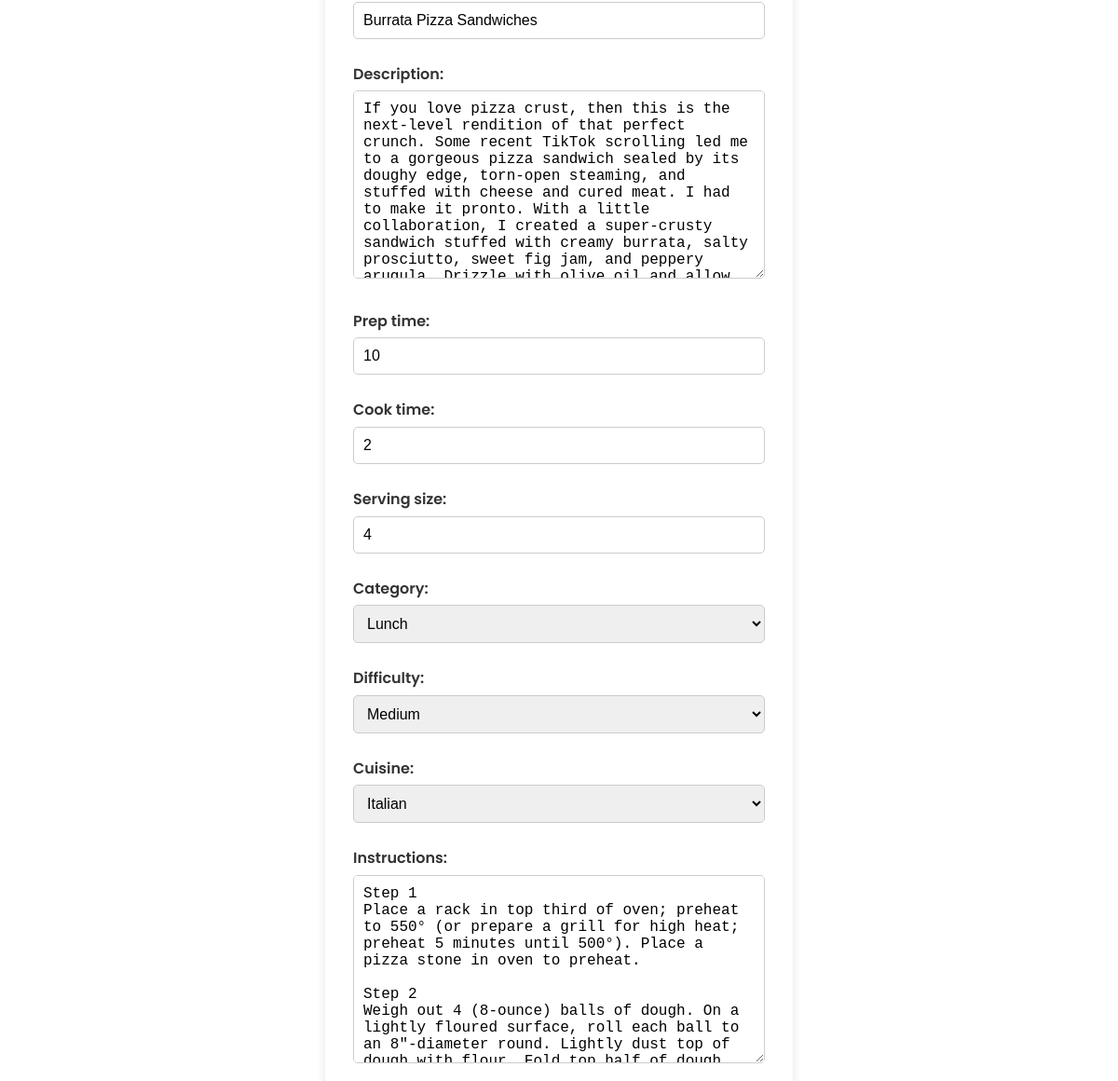
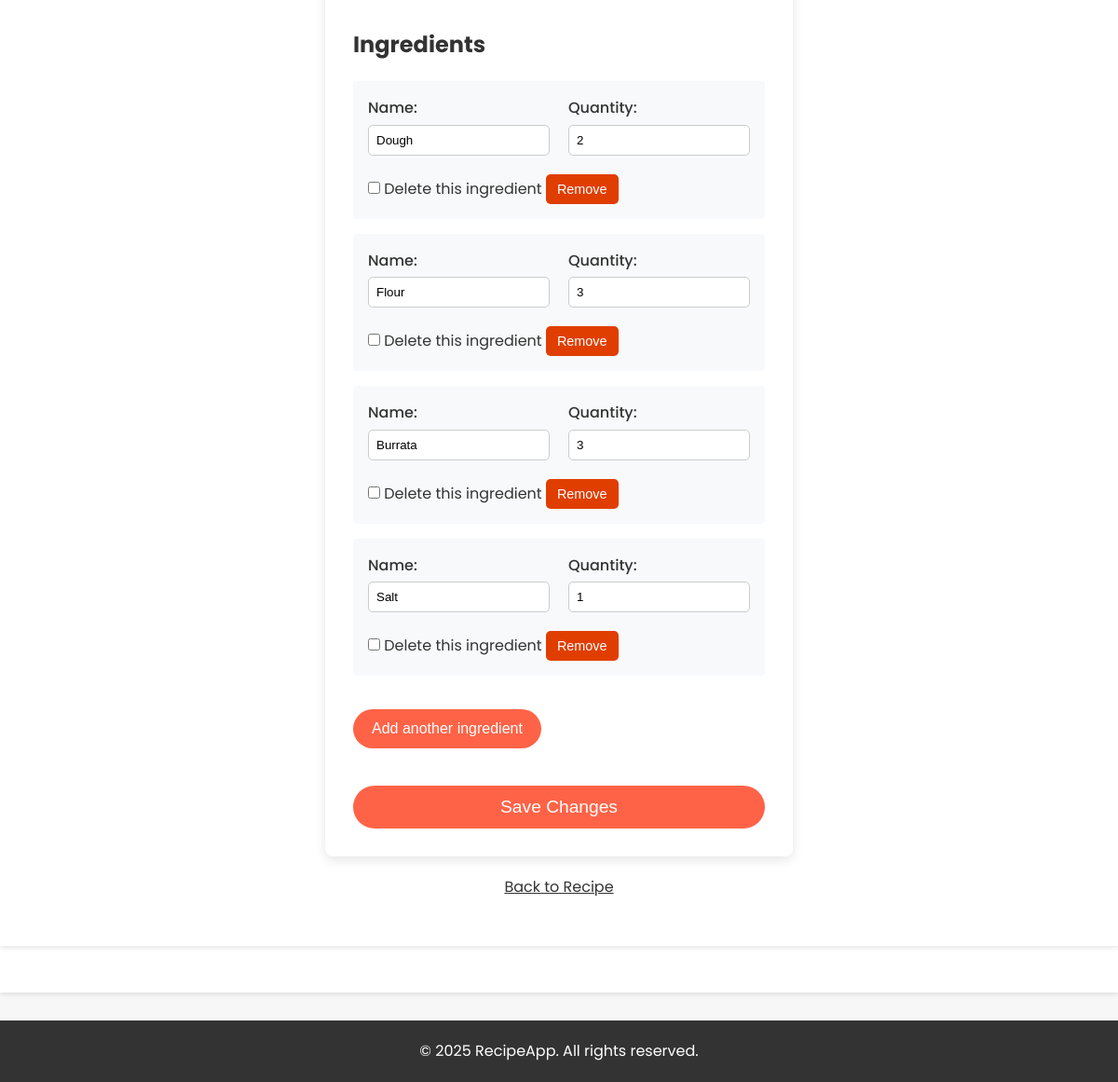
/recipes/11/edit/ (signed in, lower part), run on an earlier commit of the app's database (2 pictures, top to bottom).
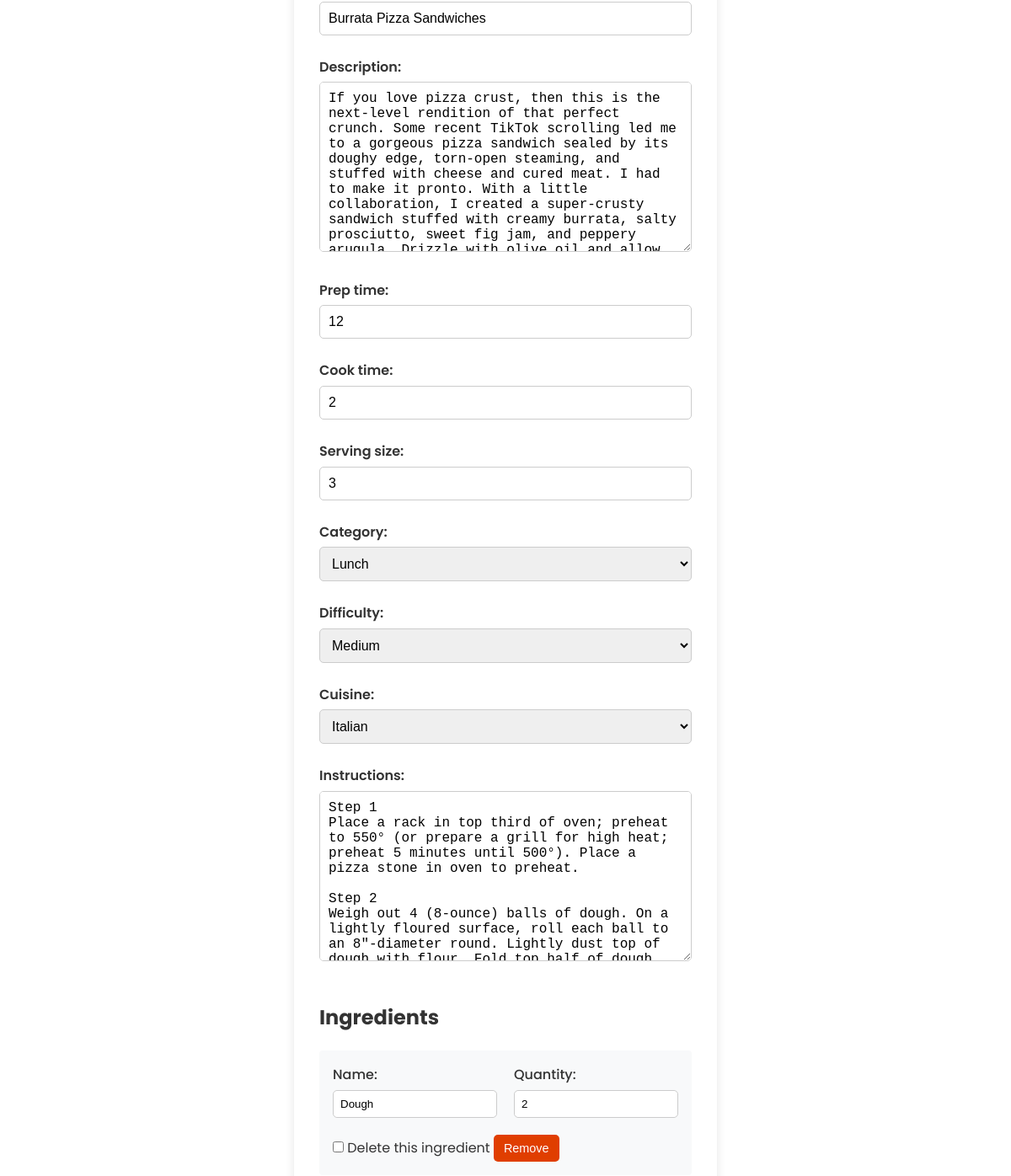
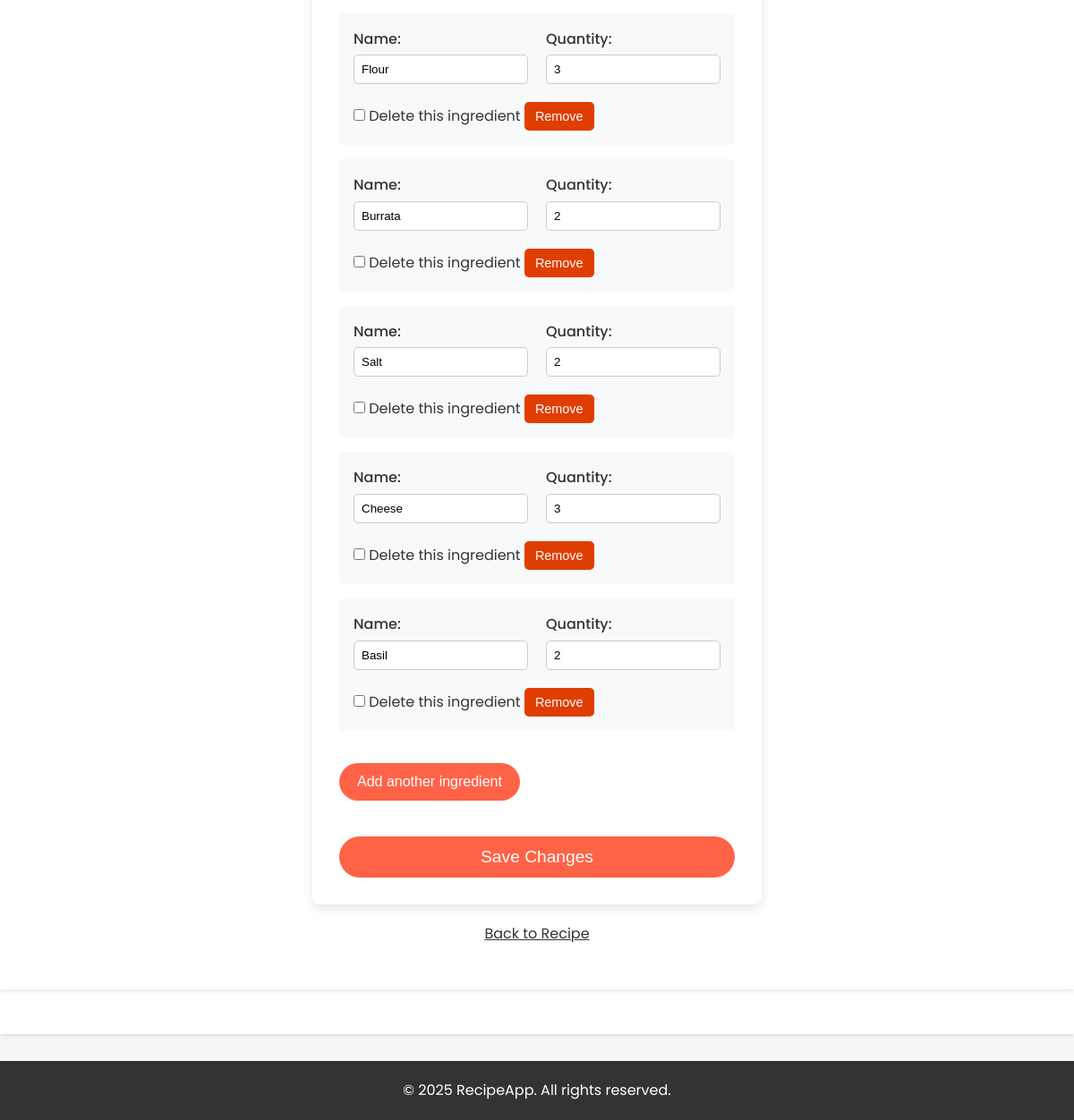
And on a later commit of the database (2 pictures, top to bottom).
### recipes/models.py (models this page shows, shortened)
class Recipe(models.Model):
    name = models.CharField(max_length=255)
    description = models.TextField()
    prep_time = models.IntegerField()
    cook_time = models.IntegerField()
    serving_size = models.IntegerField()
    category = models.CharField(max_length=20, choices=CATEGORY_CHOICES)
    difficulty = models.CharField(max_length=20, choices=DIFFICULTY_CHOICES)
    cuisine = models.CharField(max_length=20, choices=CUISINE_CHOICES)
    image_url = models.URLField(blank=True)
    instructions = models.TextField()
    created_by = models.ForeignKey(settings.AUTH_USER_MODEL, on_delete=models.CASCADE)
    created_at = models.DateTimeField(auto_now_add=True)

### recipes/views.py (the view)
# urls.py: path('<int:recipe_id>/edit/', views.edit_recipe, name='edit_recipe'),
@login_required
def edit_recipe(request, recipe_id):
    recipe = get_object_or_404(Recipe, id=recipe_id, created_by=request.user)
    if request.method == 'POST':
        form = RecipeForm(request.POST, request.FILES, instance=recipe)
        ingredient_forms = IngredientFormSet(request.POST, instance=recipe, prefix='ingredient_set')
        if form.is_valid():
            recipe = form.save(commit=False)
            recipe.created_by = request.user
            if 'image' in request.FILES:
                try:
                    upload_result = cloudinary.uploader.upload(request.FILES['image'])
                    recipe.image_url = upload_result['secure_url']
                except Exception as e:
                    messages.error(request, 'Failed to upload new image.')
                    return render(request, 'recipes/edit_recipe.html', {
                        'form': form,
                        'ingredient_forms': ingredient_forms,
                        'recipe': recipe
                    })
            recipe.save()
            if ingredient_forms.is_valid():
                for form in ingredient_forms:
                    if form.cleaned_data.get('DELETE'):
                        form.instance.delete()
                    elif form.cleaned_data.get('name') or form.cleaned_data.get('quantity'):
                        ingredient = form.save(commit=False)
                        ingredient.recipe = recipe
                        ingredient.save()
                messages.success(request, 'Recipe updated successfully!')
                return redirect('recipe_detail', recipe_id=recipe.id)
            else:
                messages.error(request, 'Please correct the errors in the ingredient forms.')
        else:
            messages.error(request, 'Please correct the errors in the recipe form.')
    else:
        form = RecipeForm(instance=recipe)
        ingredient_forms = IngredientFormSet(instance=recipe, prefix='ingredient_set')
    return render(request, 'recipes/edit_recipe.html', {
        'form': form,
        'ingredient_forms': ingredient_forms,
        'recipe': recipe
    })

### recipes/forms.py
class RecipeForm(forms.ModelForm):
    image = forms.ImageField(required=False)
    class Meta:
        model = Recipe
        fields = [
            'name', 'description', 'prep_time', 'cook_time',
            'serving_size', 'category', 'difficulty', 'cuisine',
            'instructions'
        ]

### recipes/context_processors.py (called while the page is built)
def recipe_categories(request):
    category_choices = [choice[0] for choice in Recipe._meta.get_field('category').choices]
    cuisine_choices = [choice[0] for choice in Recipe._meta.get_field('cuisine').choices]
    return {
        'category_choices': category_choices,
        'cuisine_choices': cuisine_choices,
    }

### recipes/templates/recipes/edit_recipe.html (shortened to what this page needs)
{% extends 'base.html' %}
{% block content %}
<div class="container main-content">
  <form method="POST" enctype="multipart/form-data" id="recipe-form">
    <div class="recipe-form">
      {% for field in form %}
        {% if field.name != 'image' %}
          <p>
            {{ field.label_tag }}<br>
            {{ field }}
          </p>
        {% endif %}
      {% endfor %}
    </div>
    <h3>Ingredients</h3>
    <div id="ingredient-formset">
      {% for form in ingredient_forms %}
        <div class="ingredient-form">
          <div class="ingredient-fields">
            <div class="field-wrapper">
              {{ form.name.label_tag }}
              {{ form.name }}
            </div>
            <div class="field-wrapper">
              {{ form.quantity.label_tag }}
              {{ form.quantity }}
            </div>
          </div>
          <div class="ingredient-actions">
            {{ form.DELETE }}
            <label for="{{ form.DELETE.id_for_label }}">Delete this ingredient</label>
            <button type="button" class="remove-form">Remove</button>
          </div>
        </div>
      {% endfor %}
    </div>
    <button type="button" id="add-ingredient">Add another ingredient</button>
    <button type="submit">Save Changes</button>
  </form>
  <p><a href="{% url 'recipe_detail' recipe.id %}">Back to Recipe</a></p>
</div>
{% endblock %}

### recipes/templates/base.html (shortened to what this page needs)
{% load static %}
<!DOCTYPE html>
<html lang="en">
<head>
  <link rel="stylesheet" href="{% static 'css/styles.css' %}">
  <link href="https://cdnjs.cloudflare.com/ajax/libs/font-awesome/5.15.4/css/all.min.css" rel="stylesheet">
</head>
<body class="recipe-app">
  <main class="main-content">
    {% block content %}
    {% endblock %}
  </main>
  <footer class="site-footer">
    <div class="container">
      <p>&copy; 2025 RecipeApp. All rights reserved.</p>
    </div>
  </footer>
</body>
</html>

### static/css/styles.css (style rules this page uses)
* { margin: 0; padding: 0; box-sizing: border-box; }
body { font-family: 'Poppins', sans-serif; line-height: 1.6; background-color: #f7f7f7; color: #333; min-height: 100vh; display: flex; flex-direction: column; justify-content: flex-start; align-items: center; }
.container { width: 90%; max-width: 1200px; margin: 0 auto; }
.main-content { padding: 50px 0; background-color: #ffffff; box-shadow: 0 2px 5px rgba(0, 0, 0, 0.1); width: 100%; display: flex; flex-direction: column; align-items: center; justify-content: flex-start; }
.site-footer { background-color: #333; color: white; text-align: center; padding: 20px 0; margin-top: 30px; width: 100%; }
footer p { font-size: 1rem; }
#recipe-form { background-color: #fff; padding: 30px; border-radius: 8px; box-shadow: 0 4px 12px rgba(0, 0, 0, 0.1); max-width: 800px; margin: 0 auto; }
#recipe-form h3 { margin-top: 30px; font-size: 1.5rem; color: #333; }
.recipe-form p { margin-bottom: 15px; font-size: 1rem; }
.recipe-form label { font-weight: 600; color: #333; }
.recipe-form input, .recipe-form select, .recipe-form textarea { width: 100%; padding: 10px; margin-top: 5px; margin-bottom: 10px; border: 1px solid #ccc; border-radius: 5px; font-size: 1rem; }
#ingredient-formset { margin-top: 20px; }
.ingredient-form { margin-bottom: 15px; }
.ingredient-form button.remove-form { background-color: #e03e00; color: white; padding: 8px 12px; border: none; border-radius: 5px; cursor: pointer; font-size: 0.9rem; margin-top: 10px; }
#add-ingredient { display: inline-block; background-color: #ff6347; color: white; padding: 12px 20px; border: none; border-radius: 25px; cursor: pointer; font-size: 1rem; margin-top: 20px; margin-bottom: 20px; transition: background-color 0.3s ease; }
button[type="submit"] { display: inline-block; background-color: #ff6347; color: white; padding: 12px 20px; border: none; border-radius: 25px; cursor: pointer; font-size: 1.2rem; width: 100%; margin-top: 20px; }
a { display: block; text-align: center; margin-top: 20px; font-size: 1rem; color: #333; }
.ingredient-fields { display: flex; gap: 20px; align-items: flex-start; margin-bottom: 10px; flex-wrap: wrap; }
.field-wrapper { flex: 1; min-width: 150px; }
.field-wrapper label { display: block; margin-bottom: 5px; font-weight: 500; }
.field-wrapper input { width: 100%; padding: 8px; border: 1px solid #ccc; border-radius: 5px; }
.input-field, textarea, select { width: 100%; padding: 0.75rem; border: 1px solid #ddd; border-radius: 4px; font-size: 1rem; transition: border-color 0.3s ease; }
textarea { min-height: 150px; resize: vertical; }
.ingredient-form { background: #f8f9fa; padding: 1rem; border-radius: 4px; margin-bottom: 1rem; }

What changed in the data, as far as the page shows it:
changed Recipe "Burrata Pizza Sandwiches": prep_time "10" → "12"; serving_size "4" → "3"
Also different on the page:
form field quantity: "3" → "2"
form field quantity: "1" → "2"
new list line: "Name: Cheese Quantity: 3 ☐ Delete this ingredient Remove"
new list line: "Name: Basil Quantity: 2 ☐ Delete this ingredient Remove"
